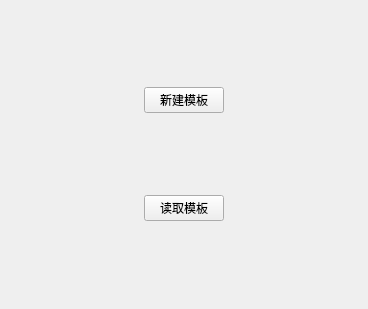
<?xml version="1.0" encoding="UTF-8"?>
<ui version="4.0">
 <class>Widget</class>
 <widget class="QWidget" name="Widget">
  <property name="geometry">
   <rect>
    <x>0</x>
    <y>0</y>
    <width>368</width>
    <height>309</height>
   </rect>
  </property>
  <property name="windowTitle">
   <string>Widget</string>
  </property>
  <layout class="QGridLayout" name="gridLayout">
   <item row="1" column="1">
    <widget class="QPushButton" name="m_btn_readTemplate">
     <property name="text">
      <string>读取模板</string>
     </property>
    </widget>
   </item>
   <item row="0" column="1">
    <widget class="QPushButton" name="m_btn_newTemplate">
     <property name="text">
      <string>新建模板</string>
     </property>
    </widget>
   </item>
   <item row="0" column="0">
    <spacer name="horizontalSpacer">
     <property name="orientation">
      <enum>Qt::Horizontal</enum>
     </property>
     <property name="sizeHint" stdset="0">
      <size>
       <width>40</width>
       <height>20</height>
      </size>
     </property>
    </spacer>
   </item>
   <item row="0" column="2">
    <spacer name="horizontalSpacer_2">
     <property name="orientation">
      <enum>Qt::Horizontal</enum>
     </property>
     <property name="sizeHint" stdset="0">
      <size>
       <width>40</width>
       <height>20</height>
      </size>
     </property>
    </spacer>
   </item>
  </layout>
 </widget>
 <resources/>
 <connections/>
</ui>
